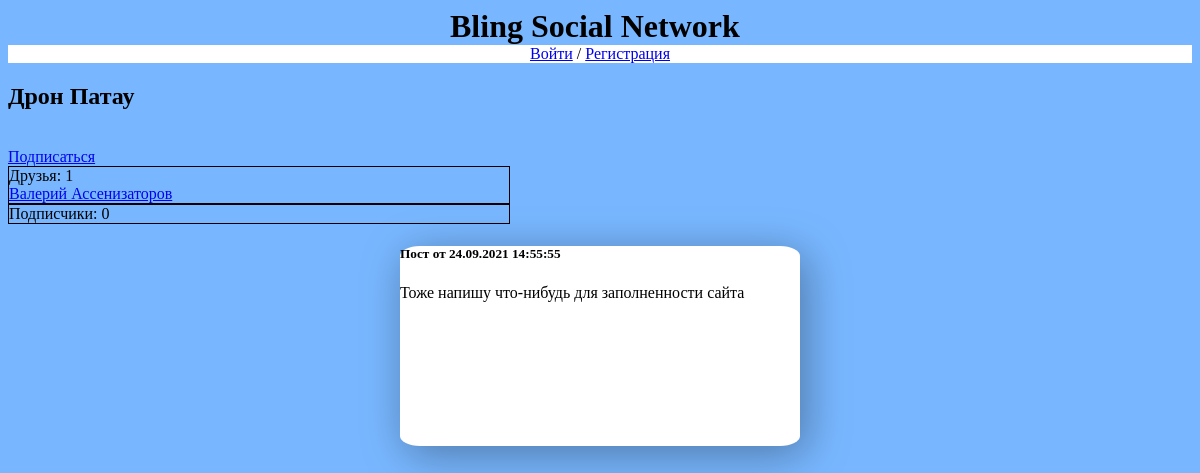
/user/urheilunen/, run on the app's committed database.
### bling/models.py (models this page shows, shortened)
class Profile(models.Model):
    user = models.OneToOneField(User, on_delete=models.CASCADE)
    born_on = models.DateField(null=True, blank=True, verbose_name='Дата рождения')
    subscribers = models.ManyToManyField(User, blank=True, default=None, verbose_name='Подписчики', related_name='Подписчик')
    friends = models.ManyToManyField(User, blank=True, default=None, verbose_name='Друзья', related_name='Друг')
    profile_image = models.OneToOneField('BlingImage', default=None, null=True, blank=True, verbose_name='Ава', on_delete=models.SET_NULL)
    def __str__(self):
        if self.user.first_name or self.user.last_name:
            return self.user.first_name + ' ' + self.user.last_name
        else:
            return self.user.username
    class Meta:
        verbose_name = 'Профиль'
        verbose_name_plural = 'Профили'

class BlingPost(models.Model):
    text = models.TextField(null=True, blank=True, verbose_name='Текст')
    images = models.ForeignKey('BlingImage', on_delete=models.SET_NULL, null=True, blank=True, verbose_name='Изображения')
    author = models.ForeignKey(User, on_delete=models.CASCADE, related_name='posts', verbose_name='Автор', null=True)
    liked_by = models.ForeignKey(User, on_delete=models.DO_NOTHING, null=True, blank=True, verbose_name='Понравилось')
    created_on = models.DateTimeField(auto_now_add=True, verbose_name='Дата публикации')
    class Meta:
        verbose_name = 'Пост'
        verbose_name_plural = 'Посты'
        ordering = ['-created_on']

### bling/views.py (the view)
# urls.py: path('user/<str:user_id>/', user_profile, name='user_profile'),
def user_profile(request, user_id):
    blinguser = User.objects.get(username=user_id)
    friends = blinguser.profile.friends.all()
    friends_amount = len(friends)
    subs = blinguser.profile.subscribers.all()
    subs_amount = len(subs)
    blingposts = BlingPost.objects.filter(author=blinguser)
    if request.user == blinguser:
        is_own_page = True
        is_current_user_subscribed = False
        is_current_user_friend = False
    else:
        is_own_page = False
        if request.user in subs:
            is_current_user_subscribed = True
            is_current_user_friend = False
        elif request.user in friends:
            is_current_user_subscribed = False
            is_current_user_friend = True
        else:
            is_current_user_subscribed = False
            is_current_user_friend = False
    if friends_amount > 3:
        friends = friends[:3]
    if subs_amount > 3:
        subs = subs[:3]
    context = {
        'blinguser': blinguser,
        'blingposts': blingposts,
        'friends': friends,
        'friends_amount': friends_amount,
        'subs': subs,
        'subs_amount': subs_amount,
        'is_own_page': is_own_page,
        'is_current_user_subscribed': is_current_user_subscribed,
        'is_current_user_friend': is_current_user_friend,
    }
    return render(request, 'bling/user_profile.html', context)

### bling/templates/bling/user_profile.html (shortened to what this page needs)
{% extends "layout/basic.html" %}
{% block content %}
{% if blinguser.first_name or blinguser.lastname %}
        <h1>{{ blinguser.first_name }} {{ blinguser.last_name }}</h1>
    {% else %}
        <h1>{{ blinguser.username }}</h1>
    {% endif %}
<br>
{% if not is_own_page %}
    {% if is_current_user_subscribed %}
        <a title="Отменить подписку" href="{% url 'unsubscribe' blinguser.username %}">Вы подписаны</a>
    {% elif is_current_user_friend %}
        <a title="Удалить из друзей" href="{% url 'unsubscribe' blinguser.username %}">Вы друзья</a>
    {% else %}
        <a title="Подписаться" href="{% url 'subscribe' blinguser.username %}">Подписаться</a>
    {% endif %}
{% endif %}
<div style="border: 1px solid black; position: relative; width: 500px">
    Друзья: {{ friends_amount }}
    {% if friends_amount > 0 %}
        {% for friend in friends %}
            <br><a href="{% url 'user_profile' friend.username %}">{{ friend.profile }}</a>
        {% endfor %}
    {% endif %}
</div>
<div style="border: 1px solid black; position: relative; width: 500px">
    Подписчики: {{ subs_amount }}
</div>
{% for blingpost in blingposts %}
<div class="post">
    <h5>Пост от {{ blingpost.created_on|date:"d.m.Y H:i:s" }}</h5>
    <p>{{ blingpost.text }}</p><br>
</div><br>
{% endfor %}
{% endblock %}

### bling/static/bling/style.css (style rules this page uses)
html, body { background-color: #78b7ff; }
.post { height: 200px; width: 400px; margin-left: auto; margin-right: auto; border-radius: 5%; background-color: #fff; filter: drop-shadow(6px 8px 22px rgba(0, 0, 0, 0.34)); }

### data on the page
BlingPost: created_on "24.09.2021 14:55:55", text "Тоже напишу что-нибудь для заполненности сайта"

### other printed values
{{ blinguser.first_name }} "Дрон"
{{ blinguser.last_name }} "Патау"
{{ friends_amount }} "1"
{{ friend.profile }} "Валерий Ассенизаторов"
{{ subs_amount }} "0"
